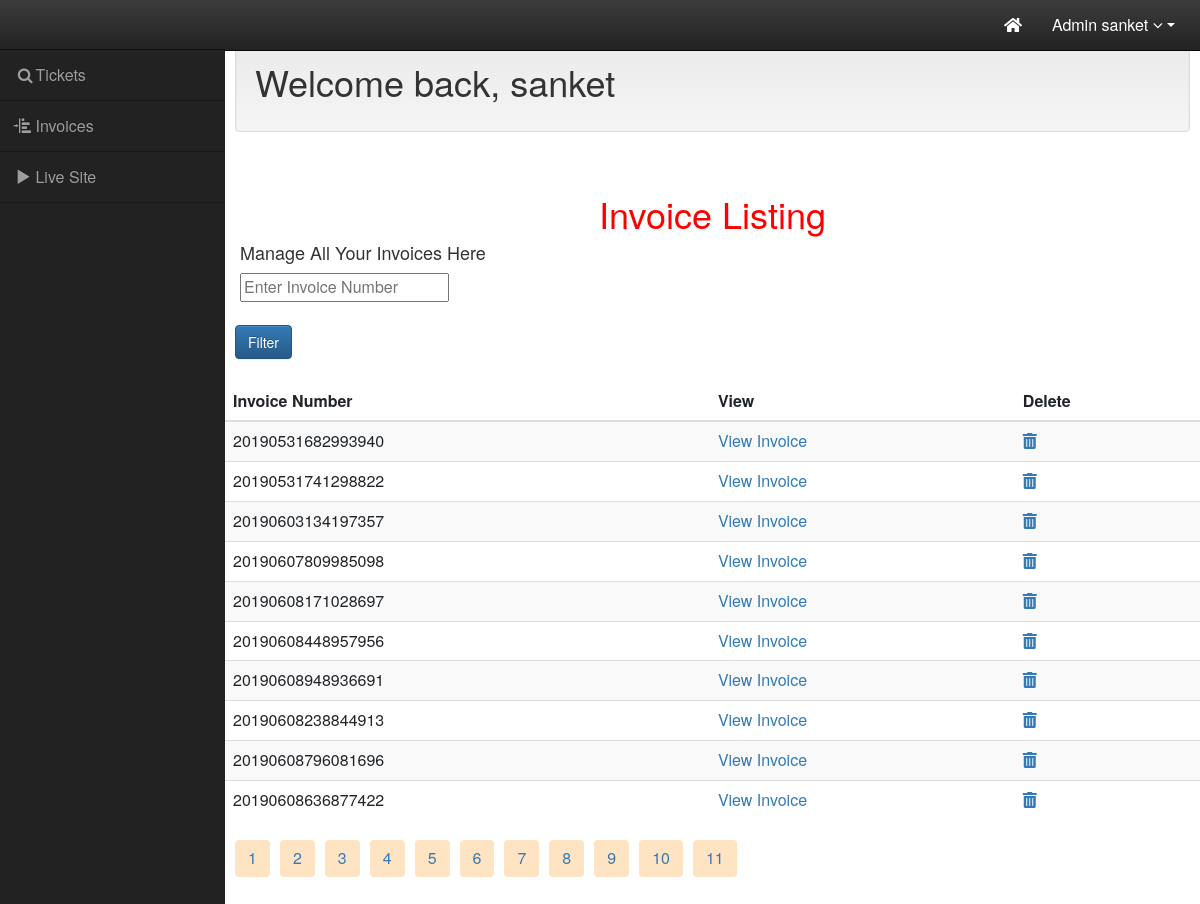
Screenshot of /source/mesoforte/admin_area/invoices.php (signed in) with the database file from the repository.
### tables this page shows
CREATE TABLE `invoices` (
  `id` mediumint(50) NOT NULL,
  `nInvoiceNumber` bigint(50) NOT NULL,
  `dateOrdered` datetime NOT NULL,
  `strFullName` varchar(255) NOT NULL,
  `nPrice` float(8,2) NOT NULL,
  `strEmail` varchar(255) NOT NULL,
  `strCardNumber` varchar(255) NOT NULL
);

### source/mesoforte/admin_area/invoices.php (the view, shortened to what this page needs)
<?php
include('partials/header.php');
 ?>
<div id="wrapper">
    <nav class="navbar navbar-inverse navbar-fixed-top" role="navigation">
        <ul class="nav navbar-right top-nav">
            <li><a href="dashboard.php" data-placement="bottom" data-toggle="tooltip" href="#" data-original-title="Your Dashboard"><i class="fas fa-home"></i>
                </a>
            </li>
            <li class="dropdown">
                <a href="#" class="dropdown-toggle" data-toggle="dropdown">Admin <?=$_SESSION['name']?> <b class="fa fa-angle-down"></b></a>
            </li>
        </ul>
        <div class="collapse navbar-collapse navbar-ex1-collapse">
            <ul class="nav navbar-nav side-nav">
                <li>
                <a href="ticket.php" data-toggle="collapse" data-target="#submenu-1"><i class="fa fa-fw fa-search"></i>Tickets</a>
                </li>
                <li>
                    <a href="invoices.php" data-toggle="collapse" data-target="#submenu-2"><i class="glyphicon glyphicon-indent-left"></i>  Invoices </a>
                </li>
                <li>
                    <a href="http://sankettech.com/mesoforte/source/mesoforte/index.php" data-toggle="collapse" data-target="#submenu-2"><i class="glyphicon glyphicon-play"></i>  Live Site </a>
                </li>
            </ul>
        </div>
    </nav>
    <div id="page-wrapper">
        <div class="container-fluid">
            <div class="row" id="main" >
                <div class="col-sm-12 col-md-12 well" id="content">
                    <h1>Welcome back, <?=$_SESSION['name']?></h1>
                </div>
            </div>
        </div>
    </div>
    <div class="container-fluid">
    <div class="row">
      <div class="col-xl-12">
        <h1 class="align-middle">Invoice Listing</h1>
        <h4 class="position">Manage All Your Invoices Here</h4>
    </div>
    </div>
    </div>
    <?php
$con = ConnectToDB::con();
$results_per_page = 10;
$sql = "SELECT * FROM invoices";
$result = mysqli_query($con,$sql);
$number_of_results = mysqli_num_rows($result);
$number_of_pages = ceil($number_of_results/$results_per_page);
if(!isset($_GET['page'])){
  $page = 1;
}else {
  $page = $_GET['page'];
}
$this_page_first_result = ($page-1)*$results_per_page;
$sql = "SELECT * FROM invoices ORDER BY id LIMIT " . $this_page_first_result . ',' . $results_per_page;
$result = mysqli_query($con, $sql);
?>
        <form action="invoices.php" method="post">
            <input type="text" name="valueToSearch" placeholder="Enter Invoice Number" class="ml-4"><br><br>
            <input type="submit" name="search" value="Filter" class="btn btn-primary ml-3"><br><br>
            <table class="table table-striped">
            <thead>
                <tr>
                <th scope="col">Invoice Number</th>
                <th scope="col">View</th>
                <th scope="col">Delete</th>
                </tr>
                </thead>
                <?php while($row = mysqli_fetch_array($result)):?>
                <tr>
                    <td><?php echo $row['nInvoiceNumber'];?></td>
                    <td><a href='../index.php?controller=cart&action=showInvoice&nInvoiceNumber=".$invoice_number."'>View Invoice</a></td>
                    <td><a href="deleteinvoice.php?id=<?=$row["id"]?>"><i class="fas fa-trash-alt"></i></a></td>
                </tr>
                <?php endwhile;?>
                  </table>
        </form>
<?php
for($page=1;$page<=$number_of_pages;$page++)
{
  echo '<div class="align btn mb-5"><a href="invoices.php?page=' . $page . '">' . $page . '</a> </div>';
}
?>
    </div>
    <?php
include('partials/footer.php')
 ?>

### source/mesoforte/admin_area/partials/header.php (shortened to what this page needs)
<!DOCTYPE html>
<html>
  <head>
    <link rel="stylesheet" href="https://use.fontawesome.com/releases/v5.7.1/css/all.css">
    <link href="//maxcdn.bootstrapcdn.com/bootstrap/3.3.0/css/bootstrap.min.css" rel="stylesheet" id="bootstrap-css">
    <link rel="stylesheet" href="https://stackpath.bootstrapcdn.com/bootstrap/4.3.1/css/bootstrap.min.css">
    <link rel="stylesheet" href="./style.css">
  </head>
  <body>

### source/mesoforte/admin_area/partials/footer.php (shortened to what this page needs)
</body>
<link rel="stylesheet" href="https://stackpath.bootstrapcdn.com/bootstrap/3.4.1/css/bootstrap.min.css">
<link rel="stylesheet" href="https://stackpath.bootstrapcdn.com/bootstrap/3.4.1/css/bootstrap-theme.min.css">
</html>

### source/mesoforte/admin_area/style.css (style rules this page uses)
* { box-sizing: border-box; font-size: 16px; }
body { background-color: #435165; }
#wrapper { padding-left: 0; }
#page-wrapper { width: 100%; padding: 0; background-color: #fff; }
.top-nav { padding: 0 15px; }
.top-nav>li { display: inline-block; float: left; }
.top-nav>li>a { padding-top: 20px; padding-bottom: 20px; line-height: 20px; color: #fff; }
.align-middle { text-align: center;color: red; }
.align { background-color: bisque; display: inline-block; margin-left: 10px; margin-bottom: 10px }
@media (min-width:768px) { #wrapper { padding-left: 225px; } }
@media (min-width:768px) { #page-wrapper { padding: 22px 10px; } }
@media (min-width:768px) { .side-nav { position: fixed; top: 49px; left: 0px; width: 225px; margin-left: -225px; border: none; border-radius: 0; border-top: 1px rgba(0,0,0,.5) solid; overflow-y: auto; background-color: #222; bottom: 0; overflow-x: hidden; padding-bottom: 40px; } }
@media (min-width:768px) { .side-nav>li>a { width: 225px; border-bottom: 1px rgba(0,0,0,.3) solid; } }
@media (min-width:768px) { body { margin-top: 50px; } }

### rows the page displays
invoices: nInvoiceNumber "20190531682993940"
invoices: nInvoiceNumber "20190531741298822"
invoices: nInvoiceNumber "20190603134197357"
invoices: nInvoiceNumber "20190607809985098"
invoices: nInvoiceNumber "20190608171028697"
invoices: nInvoiceNumber "20190608448957956"
invoices: nInvoiceNumber "20190608948936691"
invoices: nInvoiceNumber "20190608238844913"
invoices: nInvoiceNumber "20190608796081696"
invoices: nInvoiceNumber "20190608636877422"

### other values shown
$_SESSION['name'] "sanket"
